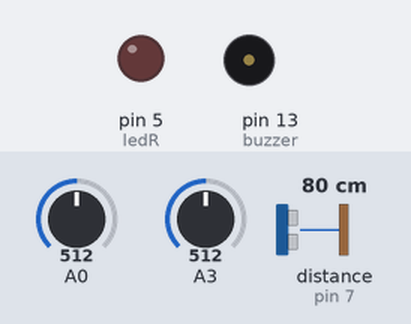
This sketch was run on a simulated Arduino Uno, built with avr-gcc and run on an emulated ATmega328P. On the bench: output pins drawn as LEDs (lit = HIGH), buzzer (waves = sounding, pin HIGH). The inputs (shaded band) are chosen by the test bench; at power-on: A0 = 512, distance to the obstacle (sensor on pin 7) 80 cm, A3 = 512. The echo pulse lasts 58.3 µs per cm; what the sketch prints to the serial monitor is not drawn.

Above: at 1.2 s.
1.3 s: A0 set to 488
At 2.5 s:
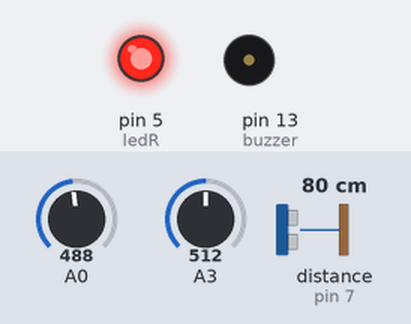
2.8 s: distance to the obstacle (sensor on pin 7) set to 4 cm
5.8 s: A3 set to 671
7.3 s: A3 set to 690
9.4 s: A0 set to 510
At 10.6 s:
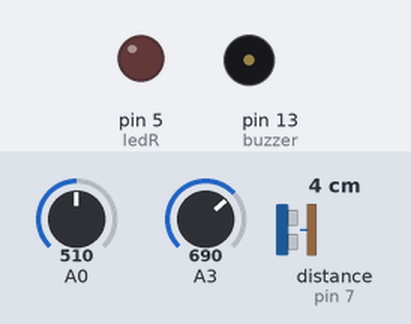
12.4 s: A0 set to 490
At 13.1 s:
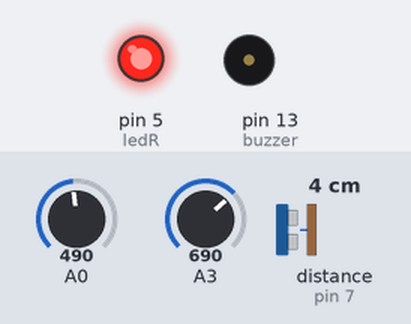
Timing chart, 0 to 15.4 s (numbered marks = the images above; inputs shaded):
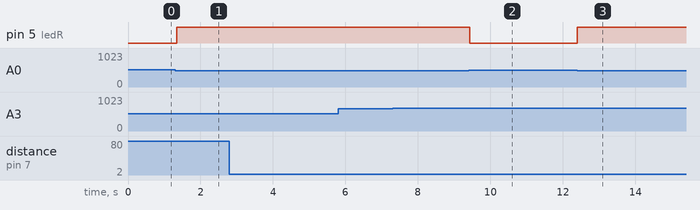

The sketch:

final2.ino
```cpp
#include <NewPing.h>
#define TRIGGER_PIN  8  // Arduino pin tied to trigger pin on the ultrasonic sensor.
#define ECHO_PIN     7  // Arduino pin tied to echo pin on the ultrasonic sensor.
#define MAX_DISTANCE 200 // Maximum distance we want to ping for (in centimeters). Maximum sensor distance is rated at 400-500cm.

NewPing sonar(TRIGGER_PIN, ECHO_PIN, MAX_DISTANCE); // NewPing setup of pins and maximum distance.
int steamSensor;
int ledR=5; int ledG=4; int buzzer = 13;
void setup() {
  Serial.begin(9600); // Open serial monitor at 115200 baud to see ping results.
  pinMode(ledR, OUTPUT);
  pinMode(buzzer, OUTPUT);
}

void loop() {
 //Sonic
  delay(50);                     // Wait 50ms between pings (about 20 pings/sec). 29ms should be the shortest delay between pings.
  Serial.print("Ping: ");
  int Sval = sonar.ping_cm();
  if(Sval <=5 && Sval != 0){onRed(); }else {offRed();}
  //Serial.print(Sval); // Send ping, get distance in cm and print result (0 = outside set distance range)
 // Serial.println("cm");
 //sonic

   //steam
  steamSensor = analogRead(A0);
  //Serial.println(steamSensor);
  if (steamSensor < 500) {
    onRed();
    }else {
      offRed();
      }
 //end steam

//waterLevel
 int wtrLevel = analogRead(A3);//
     Serial.print("Water Level");
      if(wtrLevel >= 700){
        Serial.println("No water ");Serial.println(wtrLevel);
        }else if (wtrLevel<=5){
          Serial.println("HIGH ");Serial.println(wtrLevel);
          }else if (wtrLevel >=6 && wtrLevel < 690){
            Serial.println("LOW ");Serial.println(wtrLevel);
            }

//end waterLevel
}
void onRed (){
  digitalWrite(ledR, HIGH);
  }
void offRed (){
  digitalWrite(ledR, LOW);
  }
```

Measured:
- the behaviour switches between 500 and 499 on A0 (found by bisection; images 0 and 1)
- after the input at 1.3 s, pin 5 (ledR): LOW → HIGH at once
- after the input at 2.8 s, every drawn part: stays the same
- after the input at 5.8 s, every drawn part: stays the same
- after the input at 7.3 s, every drawn part: stays the same
- after the input at 9.4 s, pin 5 (ledR): HIGH → LOW at once
- after the input at 12.4 s, pin 5 (ledR): LOW → HIGH at once
